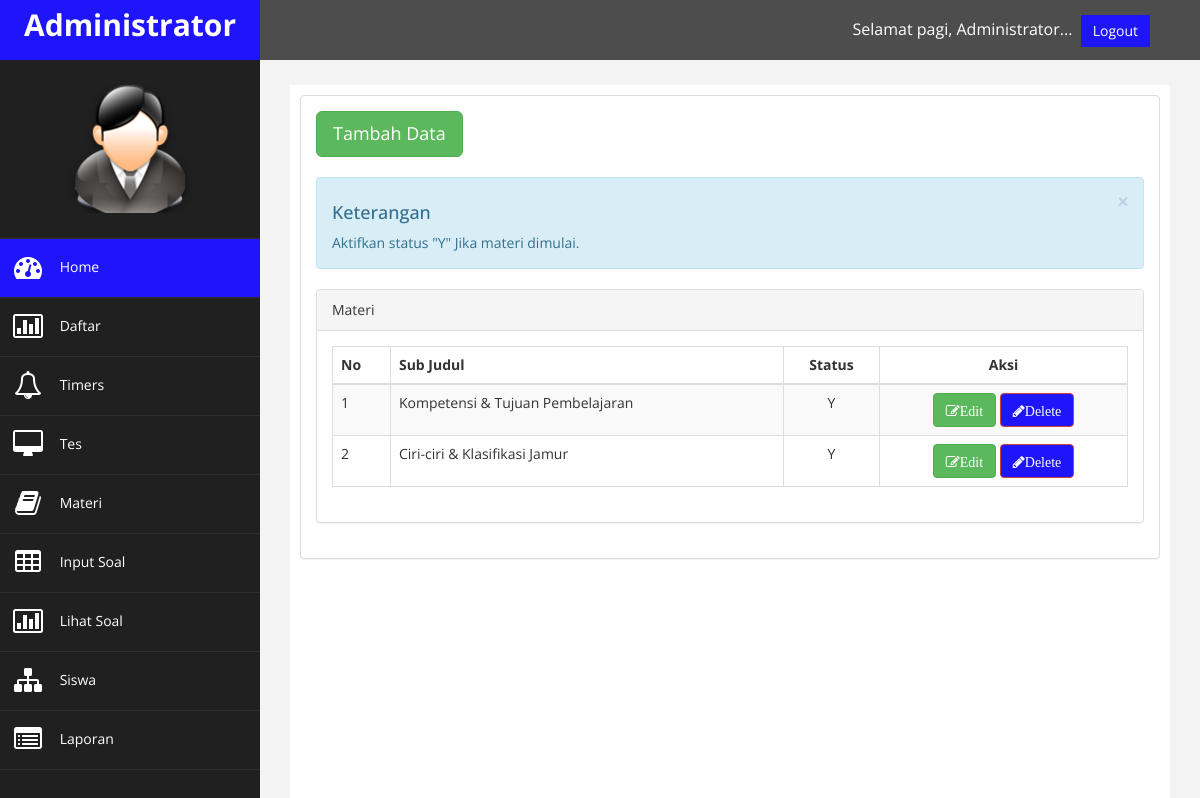
Screenshot of /admin/home.php?page=materi with the database file from the repository.
### tables this page shows
CREATE TABLE `materi` (
  `id_materi` bigint(20) UNSIGNED NOT NULL,
  `sub_judul` varchar(255) NOT NULL,
  `deskripsi` text NOT NULL,
  `gambar` varchar(255) DEFAULT NULL,
  `gambar_path` varchar(255) DEFAULT NULL,
  `aktif` enum('Y','T') DEFAULT 'Y',
  `order` int(11) NOT NULL DEFAULT 0
);

### admin/materi.php (the view)
<a href="?page=aksimateri&materi=form-input" class="btn btn-success btn-lg">Tambah Data</a>
<br />
<br />
<div class="alert alert-info alert-dismissable">
	<button type="button" class="close" data-dismiss="alert"
		aria-hidden="true">×</button>
	<h4>Keterangan</h4>
	Aktifkan status "Y" Jika materi dimulai.
</div>
<div class="panel panel-default">
	<div class="panel-heading">Materi</div>
	<div class="panel-body">
		<div class="table-responsive">
			<table class="table table-striped table-bordered table-hover"
				id="dataTables-example">
				<thead>
					<tr>
						<th>No</th>
						<th>Sub Judul</th>
						<th><center>Status</center></th>
						<th><center>Aksi</center></th>
					</tr>
				</thead>
				<tbody>
                    <?php
                        include "koneksi.php";
                        $tampil = mysqli_query($koneksi, "SELECT * FROM `materi` ORDER BY `id_materi`");
                        $no = 1;
                        while ($k = mysqli_fetch_array($tampil)) {
                            echo "<tr>";
                            echo "<td>$no</td>";
                            echo "<td>$k[sub_judul]</td>";
                            echo "<td><center>$k[aktif]</center></td>";
                            echo "
								<td>
									<center>
										<a class='btn btn-success' href='?page=aksimateri&materi=form-edit&id_materi=$k[id_materi]'>
											<i class='fa fa-edit'>Edit</i>
										</a>
										<a class='btn btn-danger' href='?page=aksimateri&materi=hapus&id_materi=$k[id_materi]'>
											<i class='fa fa-pencil'>Delete</i>
										</a>
									</center>
								</td>
							";
                            echo "</tr>";
                            $no++;
                        }
                    ?>
				</tbody>
			</table>
		</div>
	</div>
</div>

### admin/assets/css/custom.css (style rules this page uses)
body { font-family: 'Open Sans', sans-serif; }
i { vertical-align: middle; }
h4 { padding-top:10px; }

### rows the page displays
materi: sub_judul "Kompetensi & Tujuan Pembelajaran", aktif "Y"
materi: sub_judul "Ciri-ciri & Klasifikasi Jamur", aktif "Y"
